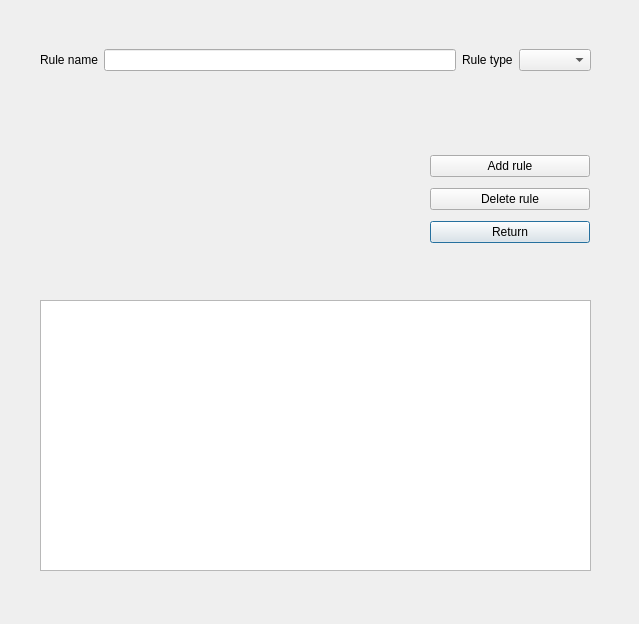
<?xml version="1.0" encoding="UTF-8"?>
<ui version="4.0">
 <class>Dialog</class>
 <widget class="QDialog" name="Dialog">
  <property name="geometry">
   <rect>
    <x>0</x>
    <y>0</y>
    <width>639</width>
    <height>624</height>
   </rect>
  </property>
  <property name="windowTitle">
   <string>Dialog</string>
  </property>
  <widget class="QTableWidget" name="rules_list">
   <property name="geometry">
    <rect>
     <x>40</x>
     <y>300</y>
     <width>551</width>
     <height>271</height>
    </rect>
   </property>
  </widget>
  <widget class="QStackedWidget" name="rule_form">
   <property name="geometry">
    <rect>
     <x>50</x>
     <y>130</y>
     <width>361</width>
     <height>141</height>
    </rect>
   </property>
   <property name="currentIndex">
    <number>0</number>
   </property>
   <widget class="QWidget" name="page"/>
   <widget class="QWidget" name="page_2"/>
  </widget>
  <widget class="QWidget" name="gridLayoutWidget">
   <property name="geometry">
    <rect>
     <x>430</x>
     <y>150</y>
     <width>160</width>
     <height>100</height>
    </rect>
   </property>
   <layout class="QGridLayout" name="gridLayout">
    <item row="3" column="0">
     <widget class="QPushButton" name="return_view">
      <property name="text">
       <string>Return</string>
      </property>
     </widget>
    </item>
    <item row="2" column="0">
     <widget class="QPushButton" name="delete_rule">
      <property name="text">
       <string>Delete rule</string>
      </property>
     </widget>
    </item>
    <item row="1" column="0">
     <widget class="QPushButton" name="add_rule">
      <property name="text">
       <string>Add rule</string>
      </property>
     </widget>
    </item>
   </layout>
  </widget>
  <widget class="QWidget" name="gridLayoutWidget_2">
   <property name="geometry">
    <rect>
     <x>40</x>
     <y>20</y>
     <width>551</width>
     <height>80</height>
    </rect>
   </property>
   <layout class="QGridLayout" name="gridLayout_2">
    <item row="0" column="2">
     <widget class="QLabel" name="label_2">
      <property name="text">
       <string>Rule type</string>
      </property>
     </widget>
    </item>
    <item row="0" column="0">
     <widget class="QLabel" name="label">
      <property name="text">
       <string>Rule name</string>
      </property>
     </widget>
    </item>
    <item row="0" column="1">
     <widget class="QLineEdit" name="rule_name"/>
    </item>
    <item row="0" column="3">
     <widget class="QComboBox" name="combo_rule_type"/>
    </item>
   </layout>
  </widget>
 </widget>
 <resources/>
 <connections/>
</ui>
